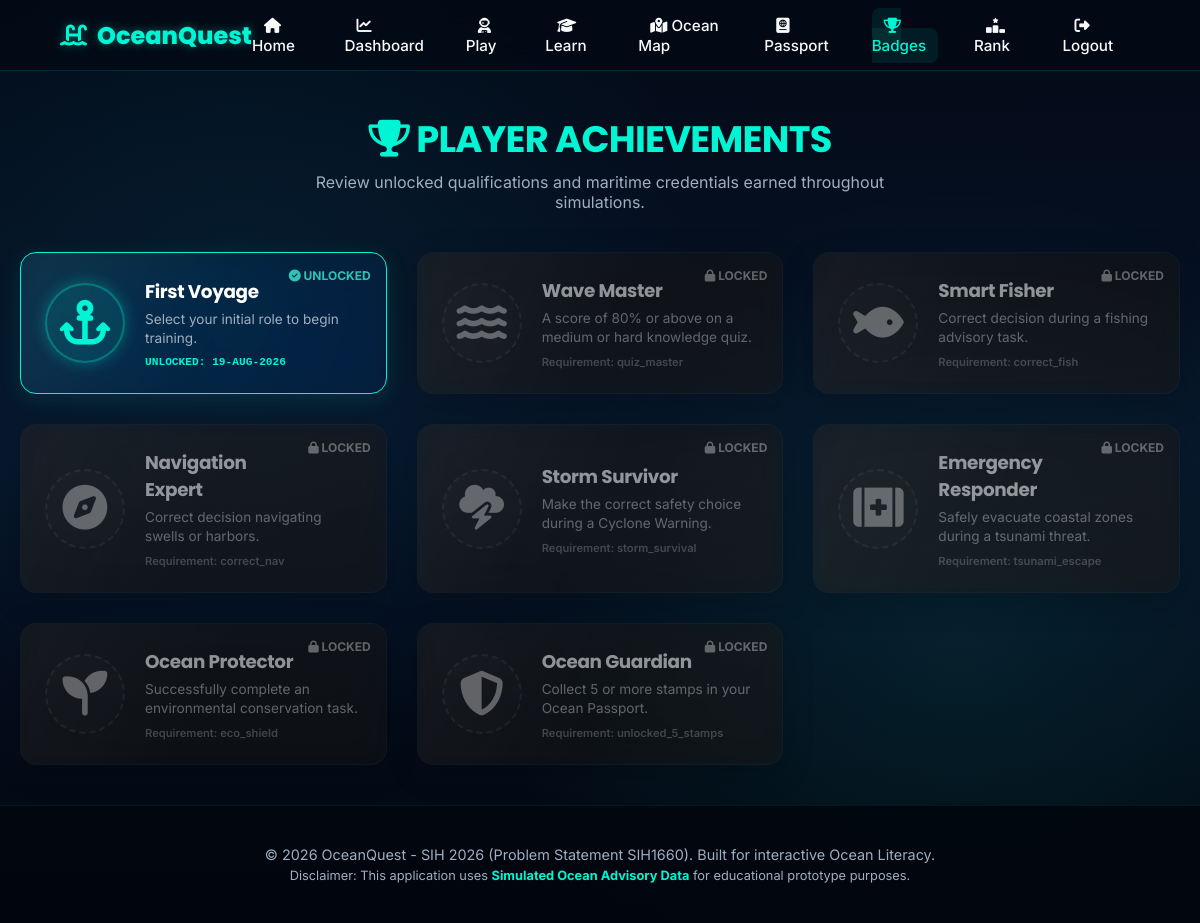
Screenshot of /achievements (signed in) with the database file from the repository.
### tables this page shows
CREATE TABLE achievements (
                id INTEGER PRIMARY KEY AUTOINCREMENT,
                name TEXT NOT NULL,
                description TEXT NOT NULL,
                requirement TEXT NOT NULL
            );

### app.py (the view)
@app.route('/achievements')
def achievements():
    if 'user_id' not in session:
        return redirect(url_for('login'))
    user_id = session['user_id']
    with get_db() as conn:
        cursor = conn.cursor()
        cursor.execute("SELECT * FROM achievements")
        achievements_list = [dict(r) for r in cursor.fetchall()]
        cursor.execute("SELECT achievement_id, unlocked_at FROM user_achievements WHERE user_id = ?", (user_id,))
        unlocked_rows = cursor.fetchall()
        unlocked_achievement_ids = [r['achievement_id'] for r in unlocked_rows]
        unlock_dates = {}
        for r in unlocked_rows:
            dt = datetime.strptime(r['unlocked_at'][:19], '%Y-%m-%d %H:%M:%S') if len(r['unlocked_at']) >= 19 else datetime.now()
            unlock_dates[r['achievement_id']] = dt.strftime('%d-%b-%Y').upper()
    return render_template('achievements.html', achievements=achievements_list, unlocked_achievement_ids=unlocked_achievement_ids, unlock_dates=unlock_dates)

### app.py (called while the page is built)
def get_db():
    db = sqlite3.connect(DATABASE)
    db.row_factory = sqlite3.Row
    return db

### templates/achievements.html (shortened to what this page needs)
{% extends "base.html" %}
{% block content %}
<div class="container">
    <div style="text-align: center; margin-bottom: 40px;">
        <h1 style="font-size: 2.3rem; color: var(--primary-cyan);"><i class="fa-solid fa-trophy"></i> PLAYER ACHIEVEMENTS</h1>
        <p style="color: var(--text-muted); max-width: 600px; margin: 5px auto 0 auto;">Review unlocked qualifications and maritime credentials earned throughout simulations.</p>
    </div>
    <div class="grid-2">
        {% for ach in achievements %}
            {% set unlocked = ach.id in unlocked_achievement_ids %}
            <div class="glass-card achievement-card {% if unlocked %}unlocked{% else %}locked{% endif %}">
                <span class="unlock-indicator {% if unlocked %}indicator-unlocked{% else %}indicator-locked{% endif %}">
                    {% if unlocked %}
                        <i class="fa-solid fa-circle-check"></i> Unlocked
                    {% else %}
                        <i class="fa-solid fa-lock"></i> Locked
                    {% endif %}
                </span>
                <div class="badge-icon-box">
                    {% if ach.name == 'First Voyage' %}
                        <i class="fa-solid fa-anchor"></i>
                    {% elif ach.name == 'Wave Master' %}
                        <i class="fa-solid fa-water"></i>
                    {% elif ach.name == 'Smart Fisher' %}
                        <i class="fa-solid fa-fish"></i>
                    {% elif ach.name == 'Navigation Expert' %}
                        <i class="fa-solid fa-compass"></i>
                    {% elif ach.name == 'Storm Survivor' %}
                        <i class="fa-solid fa-cloud-bolt"></i>
                    {% elif ach.name == 'Emergency Responder' %}
                        <i class="fa-solid fa-kit-medical"></i>
                    {% elif ach.name == 'Ocean Protector' %}
                        <i class="fa-solid fa-seedling"></i>
                    {% else %}
                        <i class="fa-solid fa-shield-halved"></i>
                    {% endif %}
                </div>
                <div>
                    <h3 style="color: #FFF; font-size: 1.15rem; margin-bottom: 5px; padding-right: 60px;">{{ ach.name }}</h3>
                    <p style="color: var(--text-muted); font-size: 0.85rem; line-height: 1.4;">{{ ach.description }}</p>
                    {% if unlocked %}
                        <p style="font-size: 0.7rem; color: var(--primary-cyan); font-weight: 600; margin-top: 8px; font-family: monospace;">
                            UNLOCKED: {{ unlock_dates[ach.id] }}
                        </p>
                    {% else %}
                        <p style="font-size: 0.7rem; color: var(--color-danger); font-weight: 600; margin-top: 8px;">
                            Requirement: {{ ach.requirement }}
                        </p>
                    {% endif %}
                </div>
            </div>
        {% endfor %}
    </div>
</div>
{% endblock %}

### static/css/style.css (style rules this page uses)
:root { --bg-dark: #030a16; --bg-deep-blue: #071930; --card-bg: rgba(10, 34, 64, 0.45); --border-glow: rgba(0, 245, 212, 0.15); --primary-cyan: #00F5D4; --secondary-blue: #00B4D8; --deep-aqua: #0077B6; --text-light: #F8F9FA; --text-muted: #A0AEC0; --color-safe: #2EC4B6; --color-caution: #FFB703; --color-warning: #FD9E02; --color-danger: #FF4D4D; --font-heading: 'Poppins', sans-serif; --font-body: 'Inter', sans-serif; }
* { box-sizing: border-box; margin: 0; padding: 0; }
body { background-color: var(--bg-dark); background-image: radial-gradient(circle at 20% 30%, rgba(0, 180, 216, 0.08) 0%, transparent 40%), radial-gradient(circle at 80% 70%, rgba(0, 245, 212, 0.08) 0%, transparent 40%), linear-gradient(180deg, #030a16 0%, #071328 50%, #02070f 100%); color: var(--text-light); font-family: var(--font-body); min-height: 100vh; overflow-x: hidden; position: relative; }
h1, h2, h3, h4, h5, h6 { font-family: var(--font-heading); letter-spacing: -0.02em; }
.glass-card { background: var(--card-bg); backdrop-filter: blur(12px) saturate(180%); -webkit-backdrop-filter: blur(12px) saturate(180%); border: 1px solid var(--border-glow); border-radius: 16px; box-shadow: 0 8px 32px 0 rgba(0, 0, 0, 0.37); padding: 24px; transition: all 0.3s cubic-bezier(0.25, 0.8, 0.25, 1); position: relative; overflow: hidden; z-index: 1; }
.glass-card::before { content: ''; position: absolute; top: 0; left: -50%; width: 100%; height: 100%; background: linear-gradient(90deg, transparent, rgba(255, 255, 255, 0.05), transparent); transform: skewX(-25deg); transition: 0.75s; z-index: -1; }
.container { max-width: 1200px; margin: 0 auto; padding: 40px 20px; z-index: 5; position: relative; }
.grid-2 { display: grid; grid-template-columns: repeat(auto-fit, minmax(300px, 1fr)); gap: 30px; }

### templates/achievements.html (style rules this page uses)
.achievement-card { display: flex; align-items: center; gap: 20px; padding: 24px; position: relative; overflow: hidden; }
.badge-icon-box { font-size: 2.8rem; width: 80px; height: 80px; border-radius: 50%; display: flex; align-items: center; justify-content: center; flex-shrink: 0; transition: all 0.3s ease; }
.achievement-card.unlocked { border-color: var(--primary-cyan); background: radial-gradient(circle at top left, rgba(0, 245, 212, 0.08) 0%, rgba(10, 34, 64, 0.45) 100%); box-shadow: 0 5px 25px rgba(0, 245, 212, 0.1); }
.achievement-card.unlocked .badge-icon-box { color: var(--primary-cyan); background: rgba(0, 245, 212, 0.1); border: 2px solid rgba(0, 245, 212, 0.3); box-shadow: 0 0 15px rgba(0, 245, 212, 0.3); }
.achievement-card.locked { filter: grayscale(100%); opacity: 0.55; border-color: rgba(255,255,255,0.05); }
.achievement-card.locked .badge-icon-box { color: var(--text-muted); background: rgba(255,255,255,0.02); border: 2px dashed rgba(255,255,255,0.1); }
.unlock-indicator { position: absolute; top: 15px; right: 15px; font-size: 0.75rem; font-weight: 700; text-transform: uppercase; }
.indicator-unlocked { color: var(--color-safe); }
.indicator-locked { color: var(--text-muted); }

### rows the page displays
achievements: shows "UNLOCKED", name "First Voyage", description "Select your initial role to begin training.", unlock_dates "19-AUG-2026"
achievements: shows "LOCKED", name "Wave Master", description "A score of 80% or above on a medium or hard knowledge quiz.", requirement "quiz_master"
achievements: shows "LOCKED", name "Smart Fisher", description "Correct decision during a fishing advisory task.", requirement "correct_fish"
achievements: shows "LOCKED", name "Navigation Expert", description "Correct decision navigating swells or harbors.", requirement "correct_nav"
achievements: shows "LOCKED", name "Storm Survivor", description "Make the correct safety choice during a Cyclone Warning.", requirement "storm_survival"
achievements: shows "LOCKED", name "Emergency Responder", description "Safely evacuate coastal zones during a tsunami threat.", requirement "tsunami_escape"
achievements: shows "LOCKED", name "Ocean Protector", description "Successfully complete an environmental conservation task.", requirement "eco_shield"
achievements: shows "LOCKED", name "Ocean Guardian", description "Collect 5 or more stamps in your Ocean Passport.", requirement "unlocked_5_stamps"
